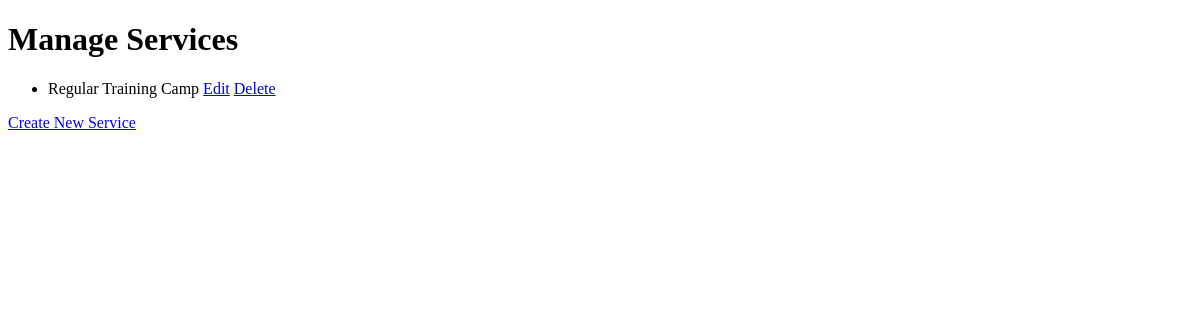
Page /admin_manage_services/ on the earlier database version.
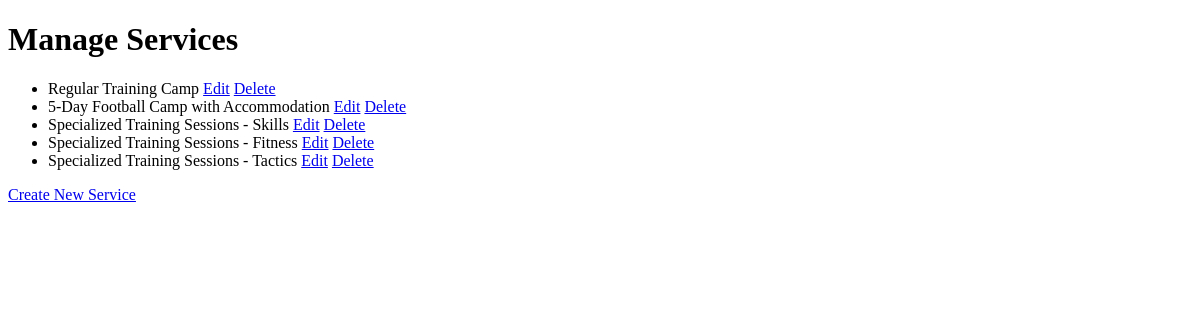
Same page on the later database version.
### football_camp/models.py (models this page shows, shortened)
class Service(models.Model):
    TRAININGS = (("skills", "Skills"), ("fitness", "Fitness"), ("tactics", "Tactics"), ("all", "All"))
    title = models.CharField(max_length=100, null=False, blank=False, verbose_name="Service Title")
    focus = models.CharField(max_length=200, verbose_name="Service Focus")
    duration = models.CharField(max_length=100, verbose_name="Service Duration")
    features = models.TextField(verbose_name="Service Features")
    training = models.CharField(max_length=10, choices=TRAININGS, null=True, blank=True, verbose_name="Training Type")
    class Meta:
            verbose_name = "Service"
            verbose_name_plural = "Services"

### football_camp/views.py (the view)
# urls.py: path('admin_manage_services/', views.admin_manage_services, name='admin_manage_services'),
def admin_manage_services(request):
    services = Service.objects.all()
    return render(request, 'football_camp/admin_manage_services.html', {'services': services})

### football_camp/templates/football_camp/admin_manage_services.html (shortened to what this page needs)
<!DOCTYPE html>
<html lang="en">
<head>
</head>
<body>
    <h1>Manage Services</h1>
    <ul>
        {% for service in services %}
            <li>
                {{ service.title }}
                <a href="{% url 'edit_service' service.id %}">Edit</a>
                <a href="{% url 'delete_service' service.id %}">Delete</a>
            </li>
        {% endfor %}
    </ul>
    <a href="{% url 'admin_create_service' %}">Create New Service</a>
</body>
</html>

Differences in the rows shown:
added Service: title "5-Day Football Camp with Accommodation"
added Service: title "Specialized Training Sessions - Skills"
added Service: title "Specialized Training Sessions - Fitness"
added Service: title "Specialized Training Sessions - Tactics"
